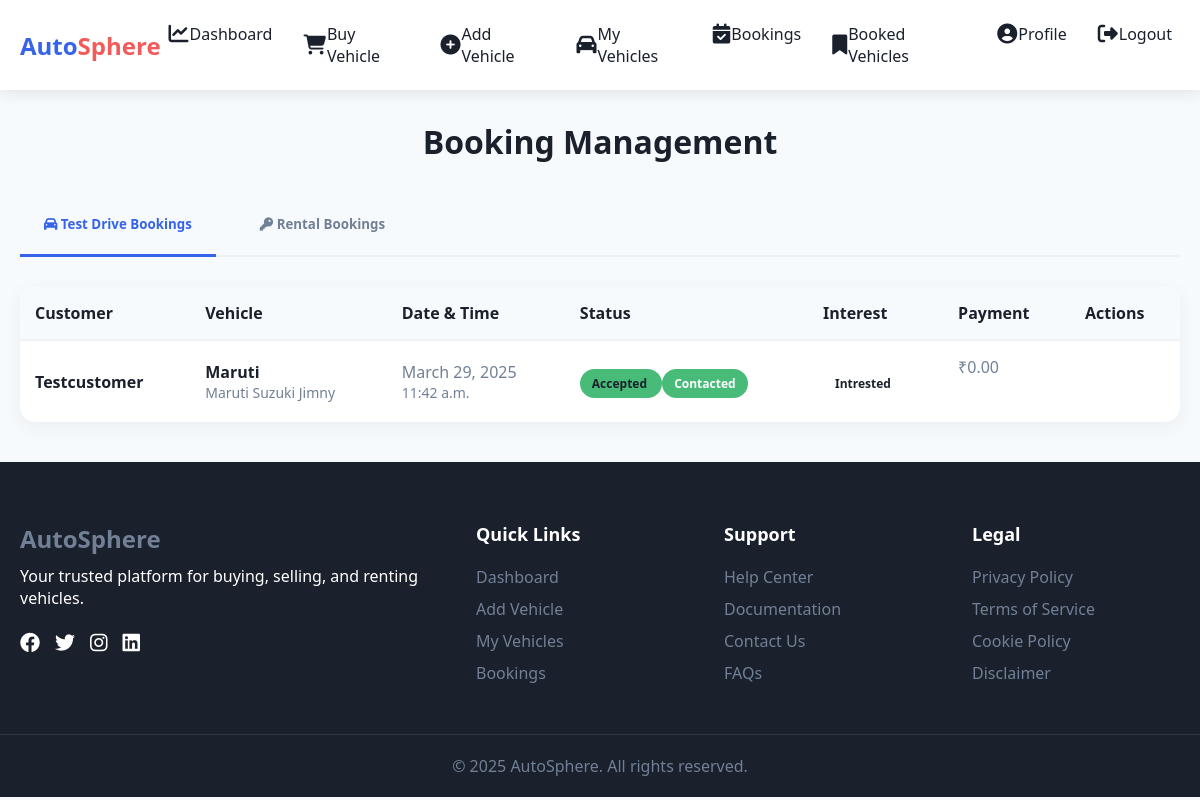
The page /Dealer/bookings/ (signed in) on the database as committed earlier.
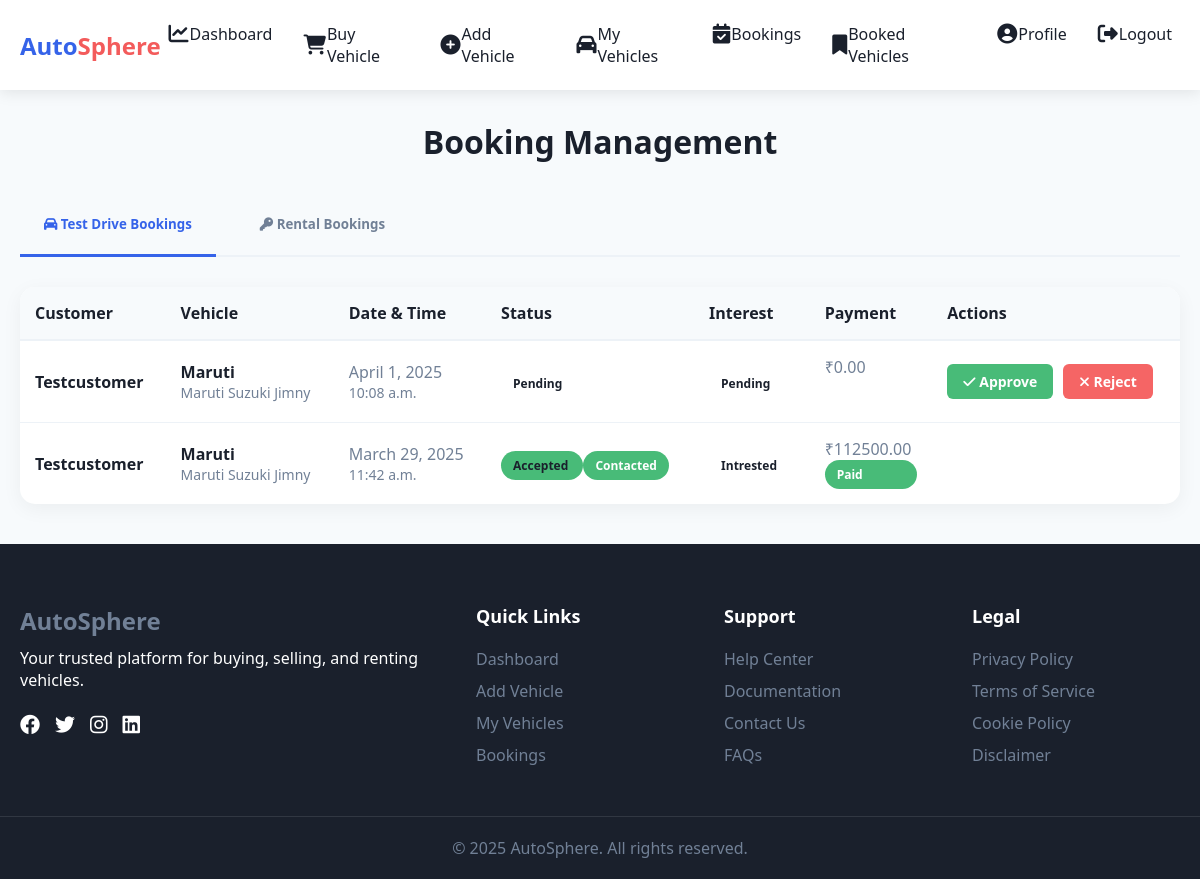
The same page on the database as committed later.
### Customer/models.py (models this page shows, shortened)
class TestDriveBooking(models.Model):
    customer = models.ForeignKey(Customer, on_delete=models.CASCADE, null=True, blank=True)  # Allow null for dealers
    dealer = models.ForeignKey(Dealer, on_delete=models.CASCADE, null=True, blank=True)  # Optional Dealer field
    vehicle = models.ForeignKey(Vehicle, on_delete=models.CASCADE)
    date = models.DateField()
    time = models.TimeField()
    status = models.CharField(max_length=20, choices=[("Pending", "Pending"), ("Accepted", "Accepted"), ("Rejected", "Rejected")], default="Pending")
    payment_status = models.CharField(max_length=20, choices=[("Pending", "Pending"), ("Paid", "Paid")], default="Pending")
    Payment_amount = models.DecimalField(max_digits=10, decimal_places=2, default=0.00)
    Contancted = models.CharField(max_length=20, choices=[("Pending", "Pending"), ("Contacted", "Contacted")], default="Pending")
    Intrested = models.CharField(max_length=20, choices=[("Pending", "Pending"), ("Intrested", "Intrested"),("Not-Intrested", "Not-Intrested")], default="Pending")

class Customer(models.Model):
    name = models.CharField(max_length=100)
    email = models.EmailField(unique=True)
    phone = models.CharField(max_length=15, unique=True)
    registered_at = models.DateTimeField(default=now)
    approval_status = models.BooleanField(default=False)
    password = models.CharField(max_length=128)
    id_proof_number = models.CharField(max_length=50, unique=True)
    profile_image = models.ImageField(upload_to='profile_images/', null=True, blank=True)
    address = models.TextField()

class Vehicle(models.Model):
    SALE = 'sale'
    RENT = 'rent'
    VEHICLE_TYPES = [
        (SALE, 'For Sale'),
        (RENT, 'For Rent'),
    ]
    dealer = models.ForeignKey(Dealer, on_delete=models.CASCADE, null=True, blank=True)
    showroom_dealer = models.ForeignKey(Showroom, on_delete=models.CASCADE, null=True, blank=True)
    owner = models.ForeignKey(Customer, on_delete=models.CASCADE, null=True, blank=True)
    title = models.CharField(max_length=255)
    brand = models.CharField(max_length=100)
    model = models.CharField(max_length=100)
    year = models.PositiveIntegerField()
    price = models.DecimalField(max_digits=10, decimal_places=2)
    vehicle_type = models.CharField(max_length=10, choices=VEHICLE_TYPES, default=SALE)
    description = models.TextField()
    mileage = models.PositiveIntegerField(null=True, blank=True)
    fuel_type = models.CharField(max_length=50, choices=[("Petrol", "Petrol"), ("Diesel", "Diesel"), ("Electric", "Electric")])
    transmission = models.CharField(max_length=50, choices=[("Manual", "Manual"), ("Automatic", "Automatic")])
    available = models.BooleanField(default=True)
    image = models.ImageField(upload_to="vehicle_images/", null=True, blank=True)
    created_at = models.DateTimeField(default=now)

### Dealer/views.py (the view)
# urls.py: path("bookings/", views.dealer_bookings, name="dealer_bookings"),
def dealer_bookings(request):
    if "did" not in request.session:
        return redirect("Dealer:login")
    dealer_id = request.session["did"]
    test_drives = TestDriveBooking.objects.filter(vehicle__dealer_id=dealer_id).order_by("-date", "-time")
    rentals = RentalBooking.objects.filter(vehicle__dealer_id=dealer_id).order_by("-rental_date")
    return render(
        request,
        "Dealer/dealer_bookings.html",
        {"test_drives": test_drives, "rentals": rentals},
    )

### Dealer/templates/Dealer/dealer_bookings.html (shortened to what the changed rows need)
<!DOCTYPE html>
<html lang="en">
<head>
    <link rel="stylesheet" href="https://cdnjs.cloudflare.com/ajax/libs/font-awesome/6.4.0/css/all.min.css">
</head>
<body>
    <div class="bookings-container">
        <div class="page-header">
            <h2>Booking Management</h2>
        </div>
        <div id="test-drives" class="tab-content active">
            <div class="booking-card">
                <table class="booking-table">
                    <thead>
                        <tr>
                            <th>Customer</th>
                            <th>Vehicle</th>
                            <th>Date & Time</th>
                            <th>Status</th>
                            <th>Interest</th>
                            <th>Payment</th>
                            <th>Actions</th>
                        </tr>
                    </thead>
                    <tbody>
                        {% for booking in test_drives %}
                        <tr>
                            <td>
                                <div style="font-weight: 600; color: var(--dark);">{{ booking.customer.name }}</div>
                            </td>
                            <td>
                                <div style="font-weight: 600; color: var(--dark);">{{ booking.vehicle.brand }}</div>
                                <div style="font-size: 14px;">{{ booking.vehicle.model }}</div>
                            </td>
                            <td>
                                <div>{{ booking.date }}</div>
                                <div style="font-size: 14px;">{{ booking.time }}</div>
                            </td>
                            <td>
                                <span class="badge {% if booking.status == 'Pending' %}badge-pending{% elif booking.status == 'Accepted' %}badge-success{% else %}badge-error{% endif %}" style="color: #1A202C;">
                                    {{ booking.status }}
                                </span>
                                {% if booking.Contancted == "Contacted" %}
                                <span class="badge badge-success" >Contacted</span>
                                {% endif %}
                            </td>
                            <td>
                                <span class="badge {% if booking.Intrested == 'Yes' %}badge-success{% elif booking.Intrested == 'No' %}badge-error{% else %}badge-pending{% endif %}" style="color: #1A202C;">
                                    {{ booking.Intrested }}
                                </span>
                            </td>
                            <td>
                                <div>₹{{ booking.Payment_amount }}</div>
                                <div class="badge {% if booking.payment_status == 'Paid' %}badge-success{% else %}badge-pending{% endif %}">
                                    {{ booking.payment_status }}
                                </div>
                            </td>
                            <td>
                                <div class="action-buttons">
                                    {% if booking.status == "Pending" %}
                                    <a href="{% url 'Dealer:approve_dealer_booking' 'test_drive' booking.id %}" class="btn btn-approve">
                                        <i class="fas fa-check"></i>
                                        Approve
                                    </a>
                                    <a href="{% url 'Dealer:reject_dealer_booking' 'test_drive' booking.id %}" class="btn btn-reject">
                                        <i class="fas fa-times"></i>
                                        Reject
                                    </a>
                                    {% elif booking.status == "Accepted" and booking.Contancted == "Pending" %}
                                    <a href="{% url 'Dealer:mark_as_contacted' booking.id %}" class="btn btn-contact">
                                        <i class="fas fa-phone"></i>
                                        Mark Contacted
                                    </a>
                                    {% endif %}
                                </div>
                            </td>
                        </tr>
                        {% endfor %}
                    </tbody>
                </table>
            </div>
        </div>
    </div>
</body>
</html>

Rows that differ between the two databases and show on the page:
added TestDriveBooking: customer.name "Testcustomer", vehicle.brand "Maruti", vehicle.model "Maruti Suzuki Jimny", date "April 1, 2025", time "10:08 a.m.", status "Pending", Intrested "Pending", Payment_amount "0.00", shows "Approve"
changed TestDriveBooking "Accepted": Payment_amount "0.00" → "112500.00"; payment_status (not shown) → "Paid"
